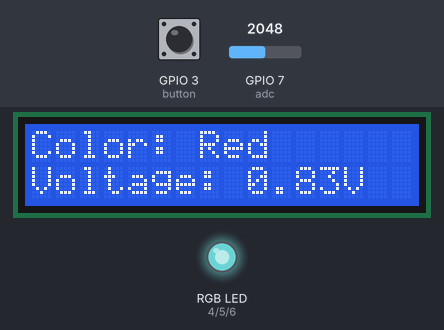
The program below on a simulated ESP32 board running MicroPython. Shown: 16×2 character LCD, an RGB LED mixed from three pins (HIGH = lit). The test bench sets the inputs (shaded band); at power-on: GPIO 3 (button) HIGH, GPIO 7 (adc) = 2048 (analog values on the 0–4095 scale). Dim RGB values are drawn brighter than linear; what the program prints to the serial console is not drawn.

Above: at 1.2 s.
1.3 s: GPIO 3 (button) pulled LOW for 0.15 s
At 2.0 s:
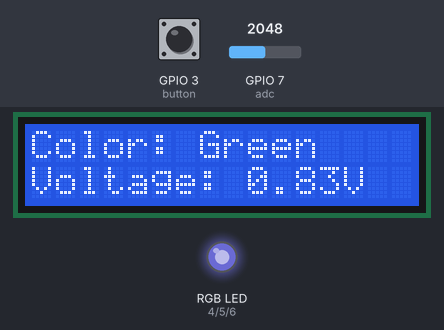
2.9 s: GPIO 7 (adc) set to 0
At 3.4 s:
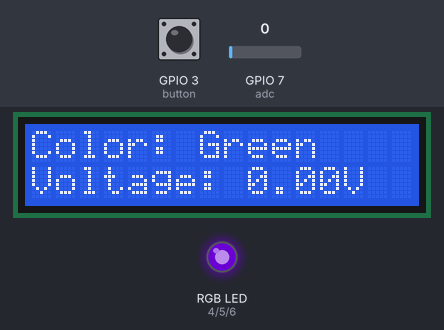
5.9 s: GPIO 3 (button) pulled LOW for 1 s
At 7.0 s:
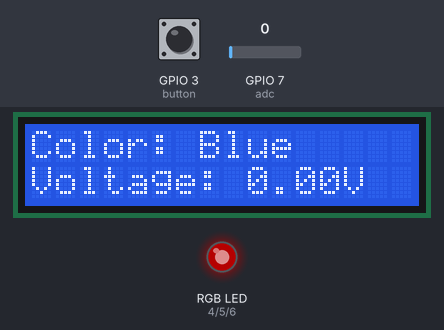
8.4 s: GPIO 7 (adc) set to 491
At 9.2 s:
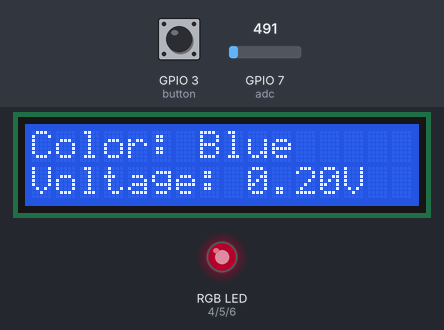
11.4 s: GPIO 3 (button) pulled LOW for 0.15 s
At 11.8 s:
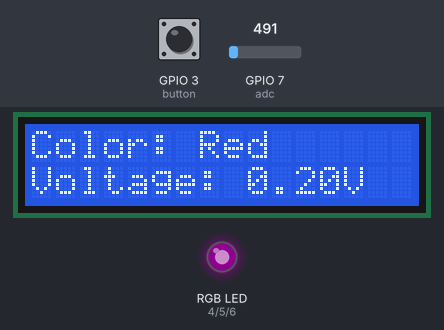
13.0 s: GPIO 3 (button) pulled LOW for 1 s
At 14.01 s:
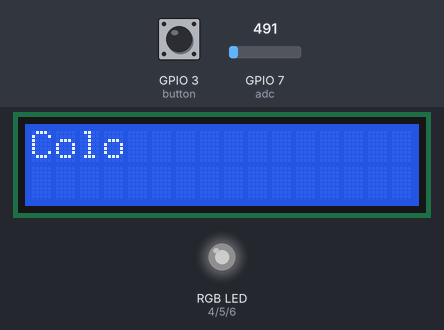
Timing chart, 0 to 16.0 s (numbered marks = the images above; inputs shaded):
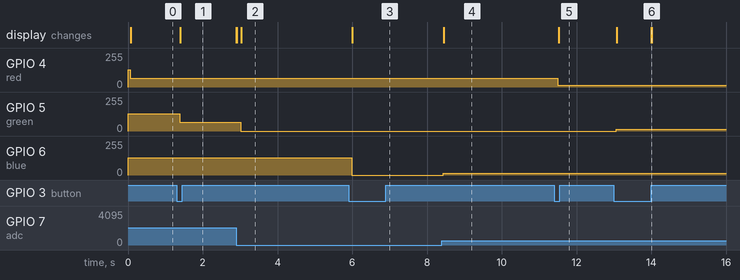

Measured:
- after the input at 1.3 s, GPIO 5 (green): 128/255 → 64/255 after 0.08 s; the display: changes after 0.10 s (image 1)
- after the input at 2.9 s, GPIO 5 (green): 64/255 → 0/255 after 0.12 s; the display: first changes at once (image 2 shows a later state)
- after the input at 5.9 s, GPIO 6 (blue): 128/255 → 0/255 after 0.09 s; the display: changes after 0.10 s (image 3)
- after the input at 8.4 s, GPIO 6 (blue): 0/255 → 15/255 at once; the display: changes after 0.05 s (image 4)
- after the input at 11.4 s, GPIO 4 (red): 64/255 → 15/255 after 0.10 s; the display: changes after 0.12 s (image 5)
- after the input at 13.0 s, GPIO 5 (green): 0/255 → 15/255 after 0.06 s; the display: first changes after 0.08 s (image 6 shows a later state)

The program:

rgbLed_Controller_PartC.py
```python
#!/usr/bin/env python
# -*-coding:utf-8 -*-
'''
@File    :   rgbLed_Controller_PartC.py
@Time    :   2024/03/13 13:44:39
@Author  :   Uras Ayanoglu
@Version :   1.0
@Contact :   uras.ayanoglu@edu.turkuamk.fi
@License :   (C)Copyright 2024, Uras Ayanoglu
@Desc    :   An RGB LED controller with a potentiometer and a button that displays the selected color and voltage on an LCD.
@Platform:   AI-Thinker NodeMCU ESP12k ESP32-S2 on MicroPython v1.22.2
'''

from machine import ADC, Pin, PWM, SoftI2C
from lib_lcd1602_2004_with_i2c import LCD
import time

# Initialize ADC for potentiometer
adc = ADC(Pin(7))
adc.atten(ADC.ATTN_11DB)  # For full range of 3.3V or 5V


# Initialize PWM for RGB LED
red = PWM(Pin(4), freq=5000)
green = PWM(Pin(5), freq=5000)
blue = PWM(Pin(6), freq=5000)

# Initialize the button
button = Pin(3, Pin.IN)

# Initialize I2C for LCD (modify the pins as per your ESP32-S2 board)

scl_pin = 9 # pin number for SCL
sda_pin = 8 # pin number for SDA

# Create LCD object
lcd = LCD(SoftI2C(scl=Pin(scl_pin), sda=Pin(sda_pin), freq=100000))

color_names = ["Red", "Green", "Blue"]

def update_lcd(color, voltage):
    lcd.clear()
    # Display color information on the first row (y=0)
    lcd.puts("Color: {}".format(color_names[color]), y=0, x=0)
    # Display voltage information on the second row (y=1)
    lcd.puts("Voltage: {:.2f}V".format(voltage), y=1, x=0)

# Variables to track button state and color selection
last_button_state = 1
current_color = 0
debounce_time = 50

def update_led_brightness(color, value):
    # Make sure value is within PWM range
    pwm_value = max(0, min(1023, value))

    # Adjust the brightness of the specified color
    if color == 0:
        red.duty(pwm_value)
    elif color == 1:
        green.duty(pwm_value)
    else:
        blue.duty(pwm_value)

while True:
    button_state = button.value()
    if button_state != last_button_state:
        if button_state == 0:  # Button is pressed
            time.sleep_ms(debounce_time)  # Debouncing
            current_color = (current_color + 1) % 3  # Cycle through colors

    last_button_state = button_state

    # Read potentiometer value and map to PWM range
    pot_value = adc.read() * 1023 // 8191

    # Update the brightness of the selected LED
    update_led_brightness(current_color, pot_value)

    # Calculate the voltage (assuming 3.3V max for ADC)
    print(adc.read())
    voltage = adc.read() * 3.3 / 8191

    # Update the LCD display
    update_lcd(current_color, voltage)

    time.sleep(0.1)  # Small delay to reduce flickering
```
